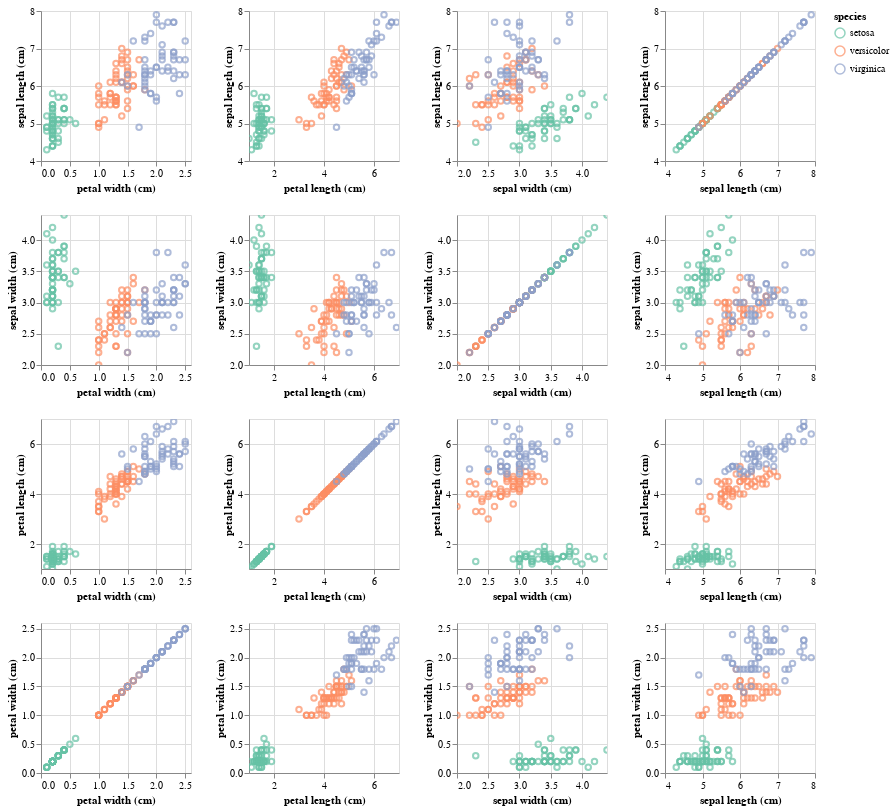

Here is the notebook cell this chart was saved with:
### Markdown cell above
This is a useful way of visualizing data because it not only shows the correlation between two variables, but also shows how they vary individually.

**b)** We can again more or less follow the Altair docs.

### Code cell
alt.Chart(df
    ).mark_point(
    ).encode(
        alt.X(alt.repeat('column'), type='quantitative', scale=alt.Scale(zero=False)),
        alt.Y(alt.repeat('row'), type='quantitative', scale=alt.Scale(zero=False)),
        color=alt.Color('species:N', 
                        scale=alt.Scale(range=['#66c2a5', '#fc8d62', '#8da0cb']))
    ).properties(
        width=150,
        height=150
    ).repeat(
        row=list(df.columns[df.columns.str.contains('cm')]),
        column=list(df.columns[df.columns.str.contains('cm')])[::-1]
    ).interactive()

### Figure 1 — Vega-Lite specification as saved in the notebook (floating-point values rounded to 4 significant figures; data arrays with more than 128 entries replaced by an {"elided": "..."} marker saying what was removed)
{"$schema": "https://vega.github.io/schema/vega-lite/v2.4.3.json", "config": {"view": {"height": 300, "width": 400}}, "repeat": {"column": ["petal width (cm)", "petal length (cm)", "sepal width (cm)", "sepal length (cm)"], "row": ["sepal length (cm)", "sepal width (cm)", "petal length (cm)", "petal width (cm)"]}, "spec": {"data": {"values": {"elided": "150 records"}}, "encoding": {"color": {"field": "species", "scale": {"range": ["#66c2a5", "#fc8d62", "#8da0cb"]}, "type": "nominal"}, "x": {"field": {"repeat": "column"}, "scale": {"zero": false}, "type": "quantitative"}, "y": {"field": {"repeat": "row"}, "scale": {"zero": false}, "type": "quantitative"}}, "height": 150, "mark": "point", "selection": {"selector003": {"bind": "scales", "encodings": ["x", "y"], "mark": {"fill": "#333", "fillOpacity": 0.125, "stroke": "white"}, "on": "[mousedown, window:mouseup] > window:mousemove!", "resolve": "global", "translate": "[mousedown, window:mouseup] > window:mousemove!", "type": "interval", "zoom": "wheel!"}}, "width": 150}}
